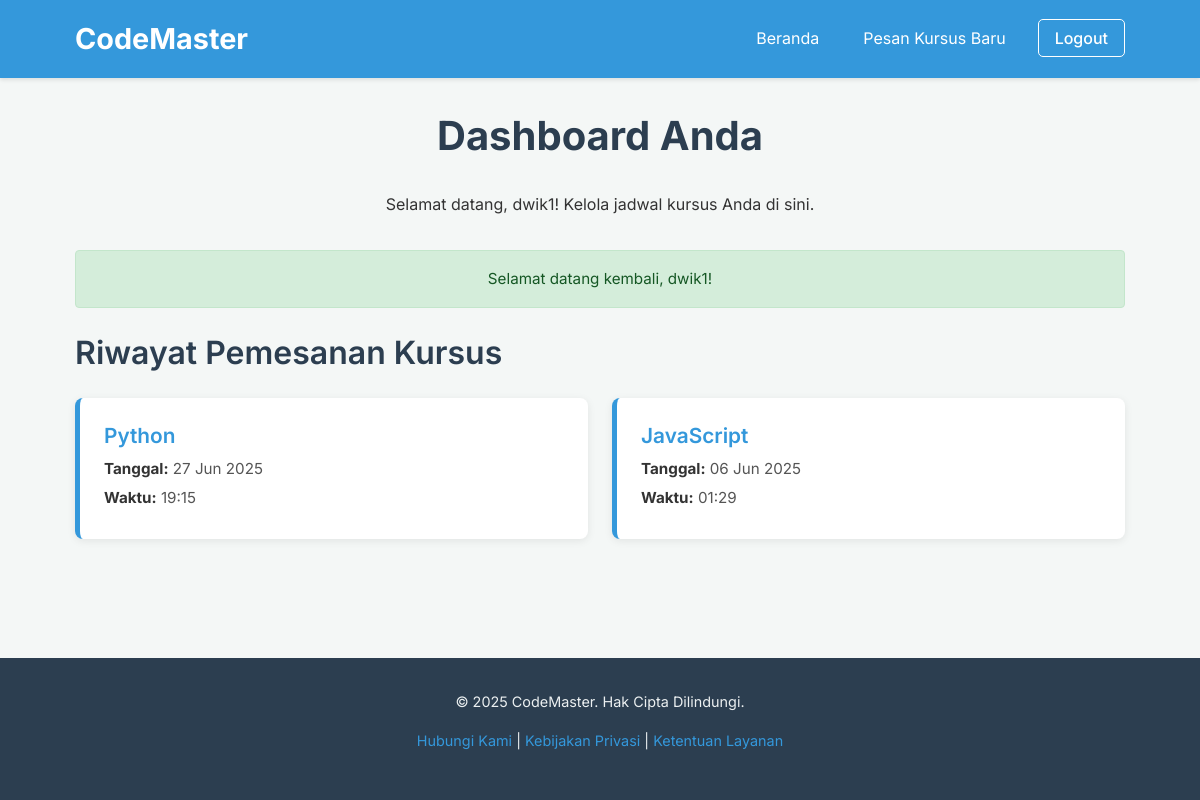
/dashboard.php?login_success=1 (signed in), run on the app's committed database.
### tables this page shows
CREATE TABLE `bookings` (
  `id` int NOT NULL,
  `user_id` int NOT NULL,
  `language` varchar(50) NOT NULL,
  `date` date NOT NULL,
  `time` time NOT NULL,
  `notes` text,
  `created_at` timestamp NULL DEFAULT CURRENT_TIMESTAMP
);

### dashboard.php (the view, shortened to what this page needs)
<?php
$user_name = isset($_SESSION['user_name']) ? htmlspecialchars($_SESSION['user_name']) : 'Pengguna';
$success_message = '';
if (isset($_GET['login_success'])) {
    $success_message = "Selamat datang kembali, " . $user_name . "!";
}
$bookings = [];
$db_host = "localhost"; $db_user = "root"; $db_pass = ""; $db_name = "codemaster";
$conn = new mysqli($db_host, $db_user, $db_pass, $db_name);
if ($conn->connect_error) {
    $error_message = "Tidak dapat memuat data pemesanan saat ini.";
} else {
    $stmt = $conn->prepare("SELECT id, language, date, time FROM bookings WHERE user_id = ? ORDER BY date DESC, time DESC");
    if ($stmt) {
        $stmt->bind_param("i", $_SESSION['user_id']);
        $stmt->execute();
        $result = $stmt->get_result();
        $bookings = $result->fetch_all(MYSQLI_ASSOC);
    } else {
        $error_message = "Gagal memuat riwayat pemesanan.";
    }
}
?>
<!DOCTYPE html>
<html lang="id">
<head>
    <link rel="stylesheet" href="styles.css">
    <link rel="stylesheet" href="https://cdnjs.cloudflare.com/ajax/libs/font-awesome/6.0.0-beta3/css/all.min.css">
</head>
<body>
    <header class="navbar">
        <div class="container">
            <a href="index.php" class="nav-brand">CodeMaster</a>
            <ul class="nav-links" id="navLinks">
                <li><a href="index.php">Beranda</a></li>
                <li><a href="index.php#booking-section">Pesan Kursus Baru</a></li>
                <li><a href="logout.php" class="button-style-outline">Logout</a></li>
            </ul>
        </div>
    </header>
    <main>
        <div class="container">
            <div class="dashboard-header">
                <h1>Dashboard Anda</h1>
                <p>Selamat datang, <?php echo $user_name; ?>! Kelola jadwal kursus Anda di sini.</p>
            </div>
            <?php if (!empty($success_message)): ?>
                <div id="successMessage" class="message message-success"><?php echo $success_message; ?></div>
            <?php endif; ?>
            <h2 style="margin-bottom: 1.5rem;">Riwayat Pemesanan Kursus</h2>
            <?php if (empty($bookings)): ?>
                <div class="no-bookings">
                    <p>Anda belum memiliki pemesanan kursus.</p>
                    <a href="index.php#booking-section" class="btn btn-primary" style="margin-top:1rem;">Pesan Kursus Sekarang</a>
                </div>
            <?php else: ?>
                <div class="bookings-container">
                    <?php foreach ($bookings as $booking): ?>
                        <div class="booking-card">
                            <h3><?php echo htmlspecialchars($booking['language']); ?></h3>
                            <p><strong>Tanggal:</strong> <?php echo htmlspecialchars(date("d M Y", strtotime($booking['date']))); ?></p>
                            <p><strong>Waktu:</strong> <?php echo htmlspecialchars(date("H:i", strtotime($booking['time']))); ?></p>
                        </div>
                    <?php endforeach; ?>
                </div>
            <?php endif; ?>
        </div>
    </main>
    <footer class="footer">
    <div class="container">
        <p>&copy; <?php echo date("Y"); ?> CodeMaster. Hak Cipta Dilindungi.</p>
        <p>
            <a href="contact.php">Hubungi Kami</a> |
            <a href="#">Kebijakan Privasi</a> |
            <a href="#">Ketentuan Layanan</a>
        </p>
    </div>
</footer>
</body>
</html>

### styles.css (style rules this page uses)
*, *::before, *::after { box-sizing: border-box; margin: 0; padding: 0; }
body { font-family: 'Inter', sans-serif; line-height: 1.6; color: #333; background-color: #f4f7f6; display: flex; flex-direction: column; min-height: 100vh; font-size: 16px; }
.container { width: 90%; max-width: 1100px; margin-left: auto; margin-right: auto; padding: 0 15px; }
h1, h2, h3, h4 { margin-bottom: 0.75em; color: #2c3e50; line-height: 1.3; }
h1 { font-size: 2.5rem; font-weight: 700; }
h2 { font-size: 2rem; font-weight: 600; }
h3 { font-size: 1.75rem; font-weight: 600; }
p { margin-bottom: 1rem; }
a { color: #3498db; text-decoration: none; transition: color 0.3s ease; }
.navbar { background-color: #3498db; color: #fff; padding: 1rem 0; box-shadow: 0 2px 4px rgba(0, 0, 0, 0.1); position: sticky; top: 0; z-index: 1000; }
.navbar .container { display: flex; justify-content: space-between; align-items: center; }
.nav-brand { font-size: 1.8rem; font-weight: 700; color: #fff; text-decoration: none; }
.nav-links { list-style: none; display: flex; align-items: center; }
.nav-links li { margin-left: 20px; }
.nav-links a { color: #fff; padding: 0.5rem 0.75rem; border-radius: 4px; transition: background-color 0.3s ease, color 0.3s ease; }
.nav-links .button-style, .nav-links .button-style-outline { padding: 0.5rem 1rem; border: 1px solid #fff; border-radius: 5px; font-weight: 500; }
main { flex: 1; padding-top: 2rem; padding-bottom: 3rem; }
.footer { background-color: #2c3e50; color: #ecf0f1; padding: 2rem 0; text-align: center; font-size: 0.9rem; }
.footer a { color: #3498db; }
.message { padding: 1rem; margin-bottom: 1.5rem; border-radius: 4px; text-align: center; font-size: 0.95rem; }
.message-success { background-color: #d4edda; color: #155724; border: 1px solid #c3e6cb; }
.dashboard-header { margin-bottom: 2rem; text-align: center; }
.bookings-container { display: grid; grid-template-columns: repeat(auto-fit, minmax(300px, 1fr)); gap: 1.5rem; }
.booking-card { background-color: #fff; padding: 1.5rem; border-radius: 8px; box-shadow: 0 2px 8px rgba(0, 0, 0, 0.08); border-left: 5px solid #3498db; }
.booking-card h3 { font-size: 1.3rem; color: #3498db; margin-bottom: 0.5rem; }
.booking-card p { margin-bottom: 0.3rem; color: #555; font-size: 0.95rem; }
.booking-card p strong { color: #333; }

### data on the page
bookings: language "Python", date "27 Jun 2025", time "19:15"
bookings: language "JavaScript", date "06 Jun 2025", time "01:29"

### other printed values
$user_name "dwik1"
$success_message "Selamat datang kembali, dwik1!"
